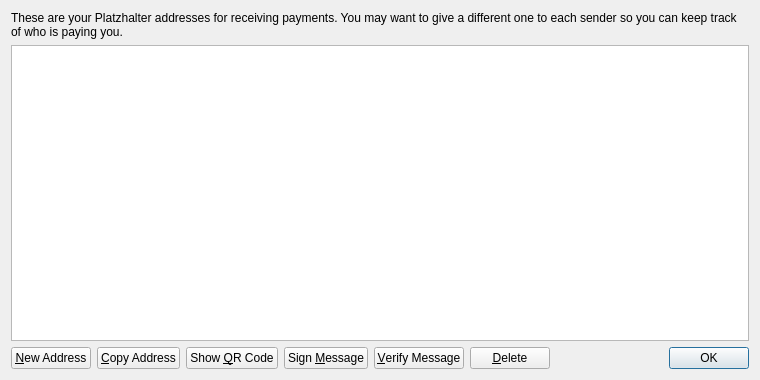
<?xml version="1.0" encoding="UTF-8"?>
<ui version="4.0">
 <class>AddressBookPage</class>
 <widget class="QWidget" name="AddressBookPage">
  <property name="geometry">
   <rect>
    <x>0</x>
    <y>0</y>
    <width>760</width>
    <height>380</height>
   </rect>
  </property>
  <property name="windowTitle">
   <string>Address Book</string>
  </property>
  <layout class="QVBoxLayout" name="verticalLayout">
   <item>
    <widget class="QLabel" name="labelExplanation">
     <property name="text">
      <string>These are your Platzhalter addresses for receiving payments. You may want to give a different one to each sender so you can keep track of who is paying you.</string>
     </property>
     <property name="textFormat">
      <enum>Qt::PlainText</enum>
     </property>
     <property name="wordWrap">
      <bool>true</bool>
     </property>
    </widget>
   </item>
   <item>
    <widget class="QTableView" name="tableView">
     <property name="contextMenuPolicy">
      <enum>Qt::CustomContextMenu</enum>
     </property>
     <property name="toolTip">
      <string>Double-click to edit address or label</string>
     </property>
     <property name="tabKeyNavigation">
      <bool>false</bool>
     </property>
     <property name="alternatingRowColors">
      <bool>true</bool>
     </property>
     <property name="selectionMode">
      <enum>QAbstractItemView::SingleSelection</enum>
     </property>
     <property name="selectionBehavior">
      <enum>QAbstractItemView::SelectRows</enum>
     </property>
     <property name="sortingEnabled">
      <bool>true</bool>
     </property>
     <attribute name="verticalHeaderVisible">
      <bool>false</bool>
     </attribute>
    </widget>
   </item>
   <item>
    <layout class="QHBoxLayout" name="horizontalLayout">
     <item>
      <widget class="QPushButton" name="newAddressButton">
       <property name="toolTip">
        <string>Create a new address</string>
       </property>
       <property name="text">
        <string>&amp;New Address</string>
       </property>
       <property name="icon">
        <iconset resource="../bitcoin.qrc">
         <normaloff>:/icons/add</normaloff>:/icons/add</iconset>
       </property>
      </widget>
     </item>
     <item>
      <widget class="QPushButton" name="copyToClipboard">
       <property name="toolTip">
        <string>Copy the currently selected address to the system clipboard</string>
       </property>
       <property name="text">
        <string>&amp;Copy Address</string>
       </property>
       <property name="icon">
        <iconset resource="../bitcoin.qrc">
         <normaloff>:/icons/editcopy</normaloff>:/icons/editcopy</iconset>
       </property>
      </widget>
     </item>
     <item>
      <widget class="QPushButton" name="showQRCode">
       <property name="text">
        <string>Show &amp;QR Code</string>
       </property>
       <property name="icon">
        <iconset resource="../bitcoin.qrc">
         <normaloff>:/icons/qrcode</normaloff>:/icons/qrcode</iconset>
       </property>
      </widget>
     </item>
     <item>
      <widget class="QPushButton" name="signMessage">
       <property name="toolTip">
        <string>Sign a message to prove you own a Platzhalter address</string>
       </property>
       <property name="text">
        <string>Sign &amp;Message</string>
       </property>
       <property name="icon">
        <iconset resource="../bitcoin.qrc">
         <normaloff>:/icons/edit</normaloff>:/icons/edit</iconset>
       </property>
      </widget>
     </item>
     <item>
      <widget class="QPushButton" name="verifyMessage">
       <property name="toolTip">
        <string>Verify a message to ensure it was signed with a specified Platzhalter address</string>
       </property>
       <property name="text">
        <string>&amp;Verify Message</string>
       </property>
       <property name="icon">
        <iconset resource="../bitcoin.qrc">
         <normaloff>:/icons/transaction_0</normaloff>:/icons/transaction_0</iconset>
       </property>
      </widget>
     </item>
     <item>
      <widget class="QPushButton" name="deleteButton">
       <property name="toolTip">
        <string>Delete the currently selected address from the list</string>
       </property>
       <property name="text">
        <string>&amp;Delete</string>
       </property>
       <property name="icon">
        <iconset resource="../bitcoin.qrc">
         <normaloff>:/icons/remove</normaloff>:/icons/remove</iconset>
       </property>
      </widget>
     </item>
     <item>
      <spacer name="horizontalSpacer">
       <property name="orientation">
        <enum>Qt::Horizontal</enum>
       </property>
       <property name="sizeHint" stdset="0">
        <size>
         <width>40</width>
         <height>20</height>
        </size>
       </property>
      </spacer>
     </item>
     <item>
      <widget class="QDialogButtonBox" name="buttonBox">
       <property name="sizePolicy">
        <sizepolicy hsizetype="Maximum" vsizetype="Fixed">
         <horstretch>0</horstretch>
         <verstretch>0</verstretch>
        </sizepolicy>
       </property>
       <property name="standardButtons">
        <set>QDialogButtonBox::Ok</set>
       </property>
      </widget>
     </item>
    </layout>
   </item>
  </layout>
 </widget>
 <resources>
  <include location="../bitcoin.qrc"/>
 </resources>
 <connections/>
</ui>
